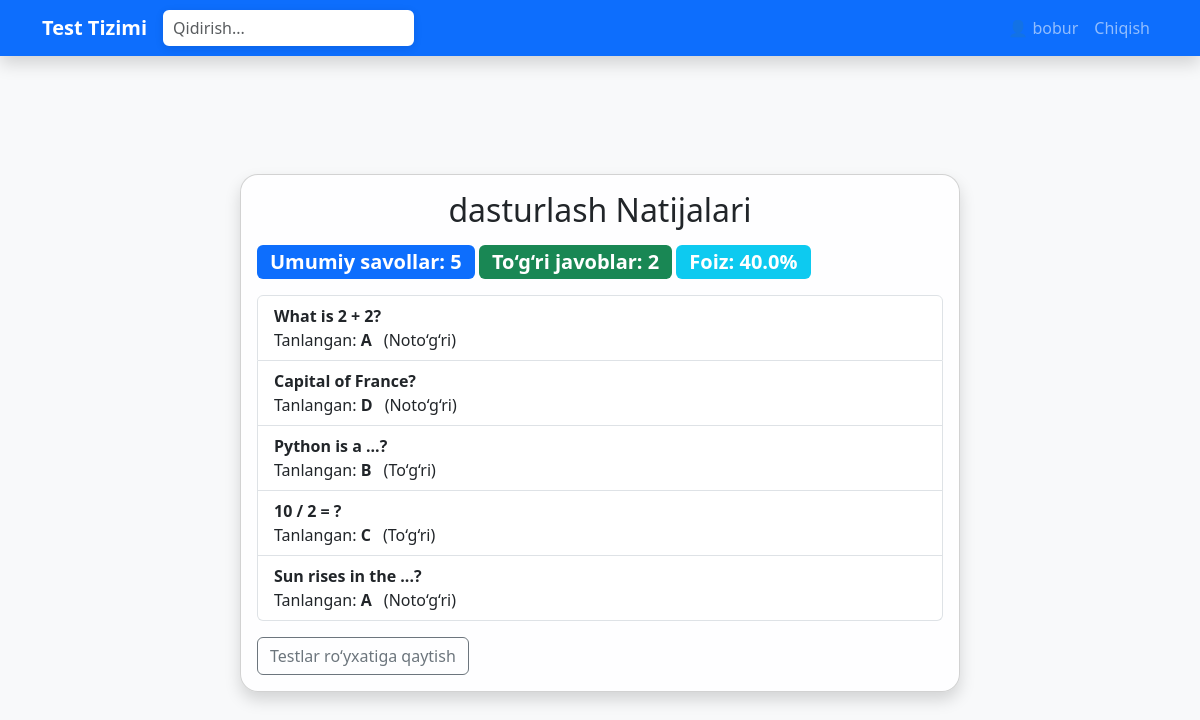
The page /api/results/3/ (signed in) on the database as committed earlier.
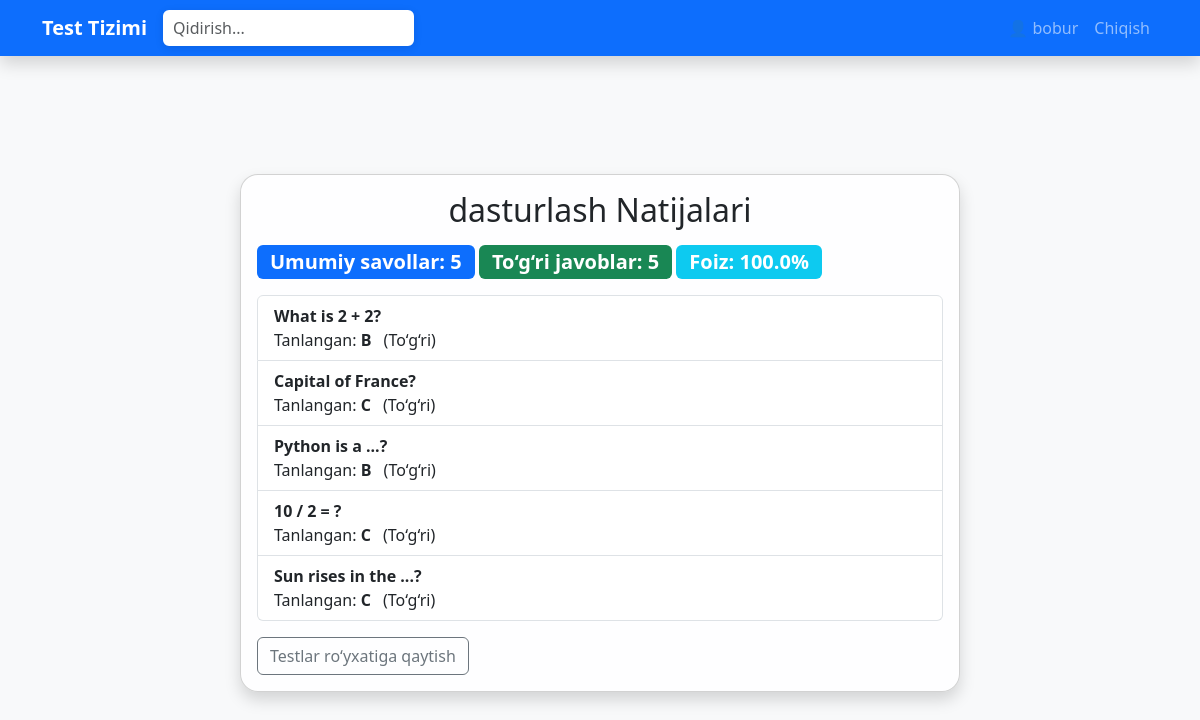
The same page on the database as committed later.
### app/models.py (models this page shows)
class Answer(models.Model):
    student = models.ForeignKey(Student, on_delete=models.CASCADE)
    question = models.ForeignKey(Question, on_delete=models.CASCADE)
    selected_option = models.CharField(max_length=1)
    is_correct = models.BooleanField()
    answered_at = models.DateTimeField(auto_now_add=True)

class Question(models.Model):
    test = models.ForeignKey("Test", on_delete=models.CASCADE)
    text = models.TextField()
    option_a = models.CharField(max_length=255)
    option_b = models.CharField(max_length=255)
    option_c = models.CharField(max_length=255)
    option_d = models.CharField(max_length=255)
    correct_option = models.CharField(max_length=1)  # 'A', 'B', 'C', 'D'

### app/views.py (the view)
# urls.py: path('results/<int:test_id>/', results_view, name='results'),
@login_required
def results_view(request, test_id):
    test = get_object_or_404(Test, id=test_id)
    student = get_object_or_404(Student, user=request.user)
    answers = Answer.objects.filter(student=student, question__test=test)
    total = answers.count()
    correct = answers.filter(is_correct=True).count()
    percentage = round(correct * 100 / total, 2) if total > 0 else 0
    return render(request, 'results.html', {'test': test, 'answers': answers, 'total': total, 'correct': correct, 'percentage': percentage})

### templates/results.html (shortened to what this page needs)
{% extends 'base.html' %}
{% block content %}
<div class="container mt-4">
    <div class="row justify-content-center">
        <div class="col-md-8">
            <div class="card shadow">
                <div class="card-body">
                    <h2 class="mb-3 text-center">{{ test.title }} Natijalari</h2>
                    <div class="mb-3">
                        <span class="badge bg-primary fs-5">Umumiy savollar: {{ total }}</span>
                        <span class="badge bg-success fs-5">To‘g‘ri javoblar: {{ correct }}</span>
                        <span class="badge bg-info fs-5">Foiz: {{ percentage }}%</span>
                    </div>
                    <ul class="list-group mb-3">
                    {% for answer in answers %}
                        <li class="list-group-item">
                            <b>{{ answer.question.text }}</b><br>
                            Tanlangan: <span class="fw-bold">{{ answer.selected_option }}</span>
                            <span class="ms-2">({{ answer.is_correct|yesno:"To‘g‘ri,Noto‘g‘ri" }})</span>
                        </li>
                    {% endfor %}
                    </ul>
                    <a href="{% url 'test_list' %}" class="btn btn-outline-secondary">Testlar ro‘yxatiga qaytish</a>
                </div>
            </div>
        </div>
    </div>
</div>
{% endblock %}

Rows that differ between the two databases and show on the page:
changed Answer "What is 2 + 2?": selected_option "A" → "B"; is_correct "Noto‘g‘ri" → "To‘g‘ri"
changed Answer "Capital of France?": selected_option "D" → "C"; is_correct "Noto‘g‘ri" → "To‘g‘ri"
changed Answer "Sun rises in the ...?": selected_option "A" → "C"; is_correct "Noto‘g‘ri" → "To‘g‘ri"
Other text that changed with them:
{{ correct }}: "2" → "5"
{{ percentage }}: "40.0" → "100.0"
